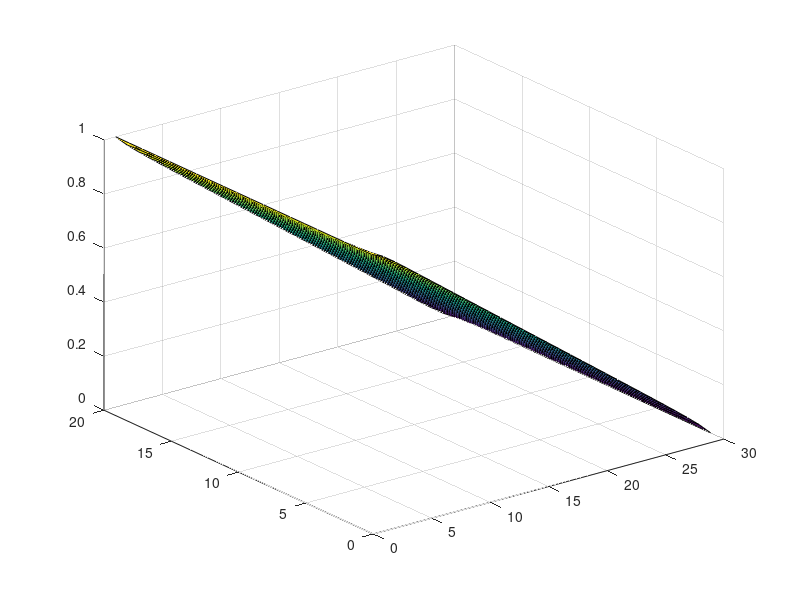

This chart was generated by the following MATLAB code:
clear
clc

nx = 20;
ny = 30;
Vo = 2;
delx = 1e-3;
dely = 1e-3;

G = sparse(nx*ny,nx*ny);
Vv = zeros(nx*ny,1);
V = zeros(nx,ny);
B = zeros((nx*ny),1);


%Initialize Left Boundary Conditions
for i = 1:nx
    B(i,1) = Vo;

end
        
%Set diagonal
for j = 1:ny
    for i = 1:nx
        n = i+(j-1)*nx;
        %Set the Boundary Nodes
        if j == 1
            G(n,:) = 0;
            G(n,n) = 1; 
            B(n,1) = 1;
            
        elseif j == ny
            G(n,:) = 0;
            G(n,n) = 1;
            B(n,1) = 0;
            
%         elseif i == 1
%             %Mapping
%             nym = (i)+(j-2)*nx;
%             nyp = (i)+(j)*nx;
%             nxp = (i+1)+(j-1)*nx;
%             G(n,n) = 1;
%             B(n,1) = 1;
% %             rym = (cMap(i,j) + cMap(i,j-1))/2;
% %             ryp = (cMap(i.j) + cMap(i,j+1))/2;            
% %             rxp = (cMap(i,j) + cMap(i+1,j))/2;
% % 
% %             G(n,n) = -(rxp+rym+ryp);
% %             G(n,nym) = rym;
% %             G(n,nyp) = ryp;
% %             G(n,nxp) = rxp;
%             
%         elseif i == nx
%             %Mapping
%             nym = (i)+(j-2)*nx;
%             nyp = (i)+(j)*nx;
%             nxm = (i-1)+(j-1)*nx;
%             G(n,n) = 1;
%             B(n,1) = 0;
% %             rym = (cMap(i,j) + cMap(i,j-1))/2;
% %             ryp = (cMap(i.j) + cMap(i,j+1))/2;            
% %             rxm = (cMap(i,j) + cMap(i-1,j))/2;
% % 
% %             G(n,n) = -(rxm+rym+ryp);
% %             G(n,nym) = rym;
% %             G(n,nyp) = ryp;
% %             G(n,nxp) = rxp;            

        else
            %Mapping
            nym = (i)+(j-2)*nx;
            nyp = (i)+(j)*nx;
            nxm = (i-1)+(j-1)*nx;
            nxp = (i+1)+(j-1)*nx;

%             rym = (cMap(i,j) + cMap(i,j-1))/2;
%             ryp = (cMap(i.j) + cMap(i,j+1))/2;            
%             rxm = (cMap(i,j) + cMap(i-1,j))/2;        
%             rxp = (cMap(i,j) + cMap(i+1,j))/2;       
      
            G(n,n) = -4;%-(rxm+rxp+rym+ryp);
            G(n,nym) = 1;%rym;
            G(n,nyp) = 1;%ryp;
            G(n,nxm) = 1;%rxm;
            G(n,nxp) = 1;%rxp; 
            B(n,1) = 0;
        end
   
    end
end

spy(G)
Vv = G\B;

for j = 1:ny
    for i = 1:nx
        n = i+(j-1)*nx;
        V(i,j) = Vv(n,1);
    end
end
        

surf(V)
